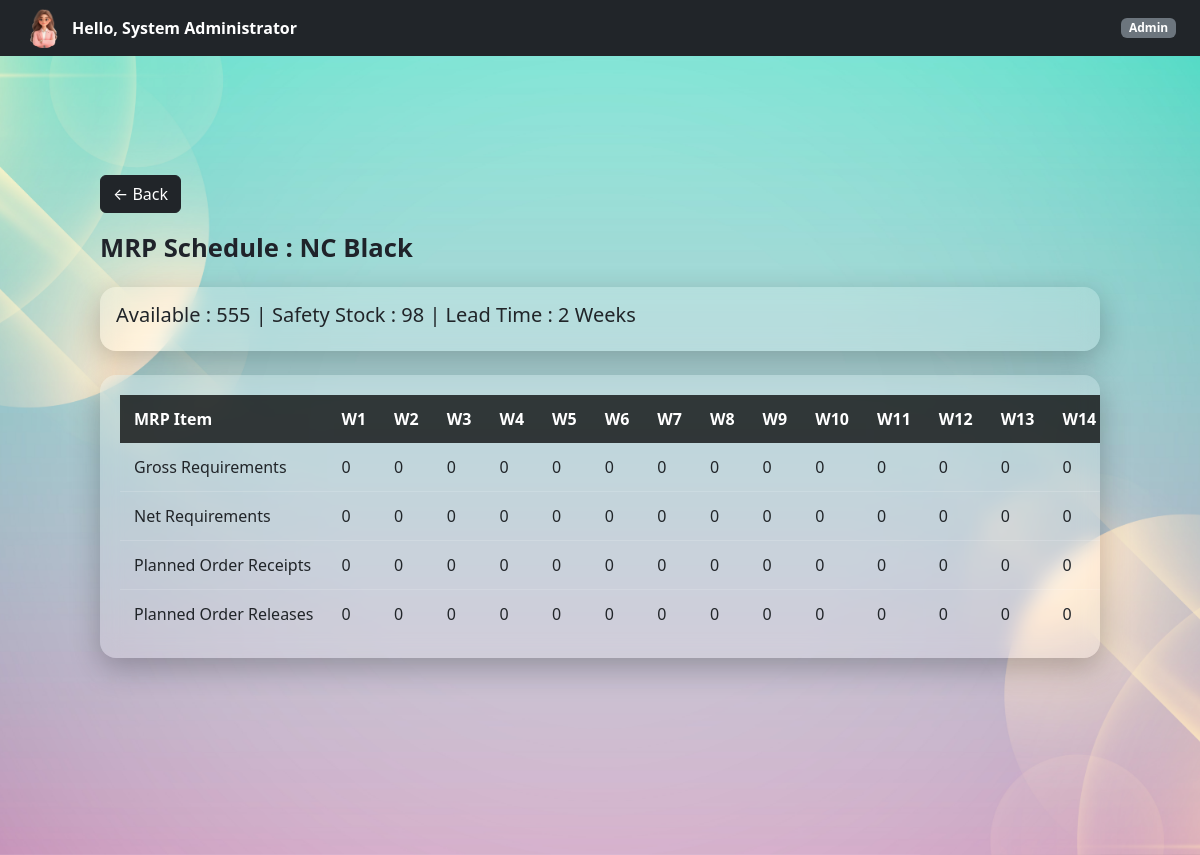
The app's page /admin/mrp/order/54/material/110 (signed in), older data.
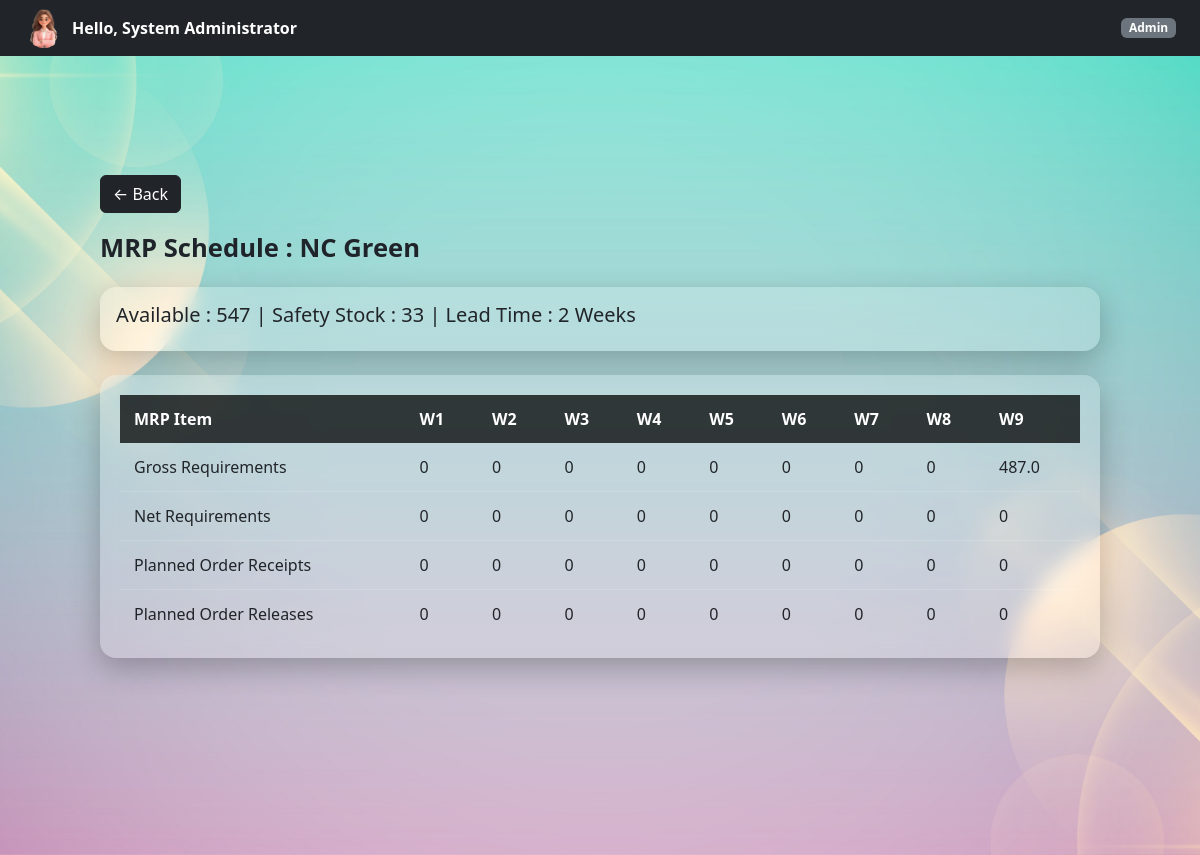
The same page, newer data.
### controller/models.py (models this page shows)
class Paint(db.Model):
    id = db.Column(db.Integer, primary_key=True)
    name = db.Column(db.String(100))
    quantity = db.Column(db.Integer)
    price = db.Column(db.Float)

### controller/admin.py (the view, shortened to what this page needs)
@admin_bp.route(
    "/mrp/order/<int:order_id>/material/<int:material_id>"
)
@login_required
@role_required("Admin")
def material_mrp_details(
    order_id,
    material_id
):
    order = MRPOrder.query.get_or_404(order_id)
    material = MementoMaterial.query.get_or_404(
        material_id
    )
    due_week = order.due_week
    gross_requirement = (
        material.quantity_used
        * order.order_quantity
    )
    available = 0
    material_name = ""
    if material.material_type == "Foil":
        item = Foil.query.get(
            material.material_id
        )
        if item:
            available = item.quantity
            material_name = item.foil_code
    elif material.material_type == "Paint":
        item = Paint.query.get(
            material.material_id
        )
        if item:
            available = item.quantity
            material_name = item.name
    supplier = SupplierMaterial.query.filter_by(
        item_type=material.material_type,
        item_name=material_name
    ).first()
    lead_time = 0
    safety_stock = 0
    if supplier:
        lead_time = supplier.lead_time
        safety_stock = supplier.safety_stock
    shortage = max(
        0,
        gross_requirement
        + safety_stock
        - available
    )
    release_week = max(
        1,
        due_week - lead_time
    )
    schedule = {
        "gross": {},
        "net": {},
        "receipt": {},
        "release": {}
    }
    for week in range(1, due_week + 1):
        schedule["gross"][week] = 0
        schedule["net"][week] = 0
        schedule["receipt"][week] = 0
        schedule["release"][week] = 0
    schedule["gross"][due_week] = gross_requirement
    schedule["net"][due_week] = shortage
    schedule["receipt"][due_week] = shortage
    schedule["release"][release_week] = shortage
    return render_template(
        "admin/mrp_schedule.html",
        order=order,
        material_name=material_name,
        due_week=due_week,
        available=available,
        safety_stock=safety_stock,
        lead_time=lead_time,
        schedule=schedule
    )

### templates/admin/mrp_schedule.html (shortened to what this page needs)
{% extends "base.html" %}
{% block page_class %}company-dashboard-bg{% endblock %}
{% block free_content %}
{% include "partials/navbar.html" %}
<div class="dashboard-container">
    <a
    href="{{ url_for(
    'admin.view_single_mrp',
    order_id=order.id
    ) }}"
    class="btn btn-dark mb-3">
        ← Back
    </a>
    <div class="page-title">
        MRP Schedule :
        {{ material_name }}
    </div>
    <div class="glass-table mb-4 p-3">
        <h5>
            Available :
            {{ available }}
            |
            Safety Stock :
            {{ safety_stock }}
            |
            Lead Time :
            {{ lead_time }}
            Weeks
        </h5>
    </div>
    <div class="glass-table">
        <table>
            <thead>
                <tr>
                    <th>MRP Item</th>
                    {% for week in range(1,due_week+1) %}
                    <th>
                        W{{ week }}
                    </th>
                    {% endfor %}
                </tr>
            </thead>
            <tbody>
                <tr>
                    <td>
                        Gross Requirements
                    </td>
                    {% for week in range(1,due_week+1) %}
                    <td>
                        {{ schedule.gross[week] }}
                    </td>
                    {% endfor %}
                </tr>
                <tr>
                    <td>
                        Net Requirements
                    </td>
                    {% for week in range(1,due_week+1) %}
                    <td>
                        {{ schedule.net[week] }}
                    </td>
                    {% endfor %}
                </tr>
                <tr>
                    <td>
                        Planned Order Receipts
                    </td>
                    {% for week in range(1,due_week+1) %}
                    <td>
                        {{ schedule.receipt[week] }}
                    </td>
                    {% endfor %}
                </tr>
                <tr>
                    <td>
                        Planned Order Releases
                    </td>
                    {% for week in range(1,due_week+1) %}
                    <td>
                        {{ schedule.release[week] }}
                    </td>
                    {% endfor %}
                </tr>
            </tbody>
        </table>
    </div>
</div>
{% endblock %}

Row changes from the older to the newer data that the page shows:
no longer on this page (row edited): Paint: name "NC Black", quantity "555"
now on this page (row edited): Paint: name "NC Green", quantity "547"
Text that changed along with them:
{{ safety_stock }}: "98" → "33"
new list line: "487.0"
list line gone: "W 10"
list line gone: "W 11"
list line gone: "W 12"
list line gone: "W 13"
list line gone: "W 14"
list line gone: "0"
